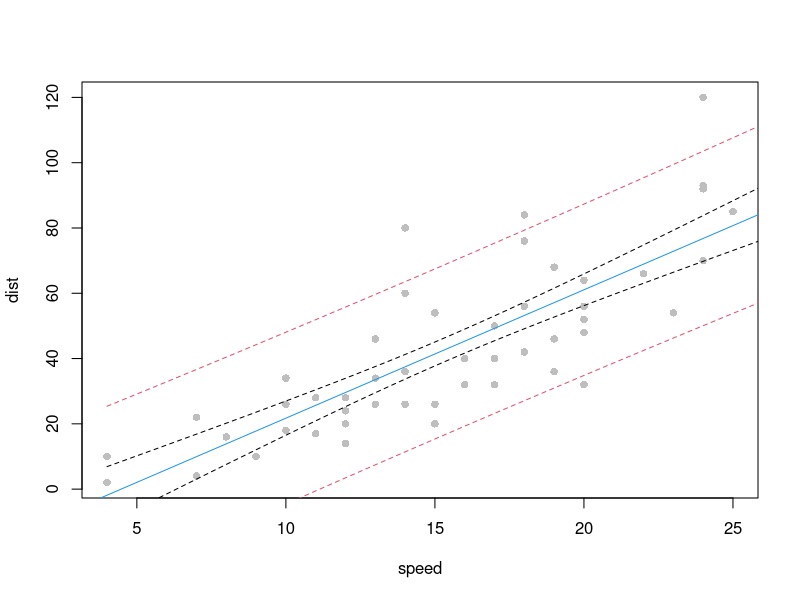
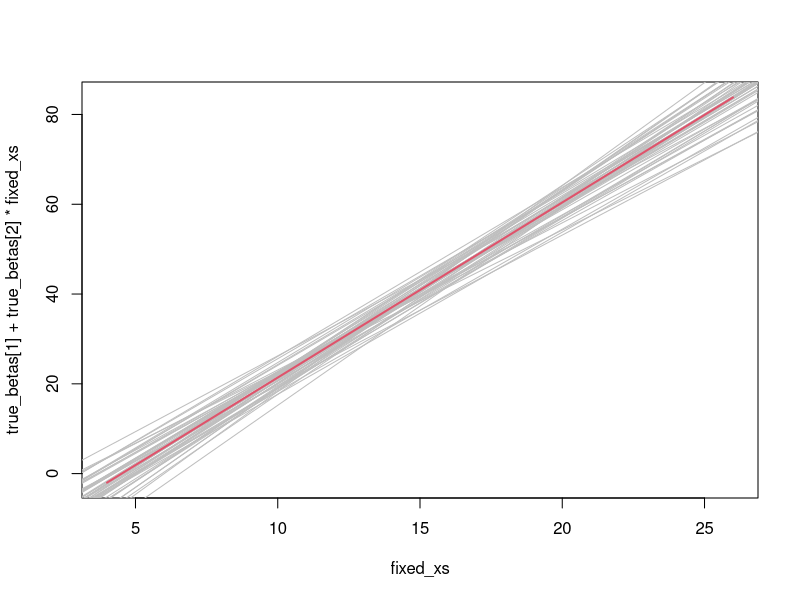
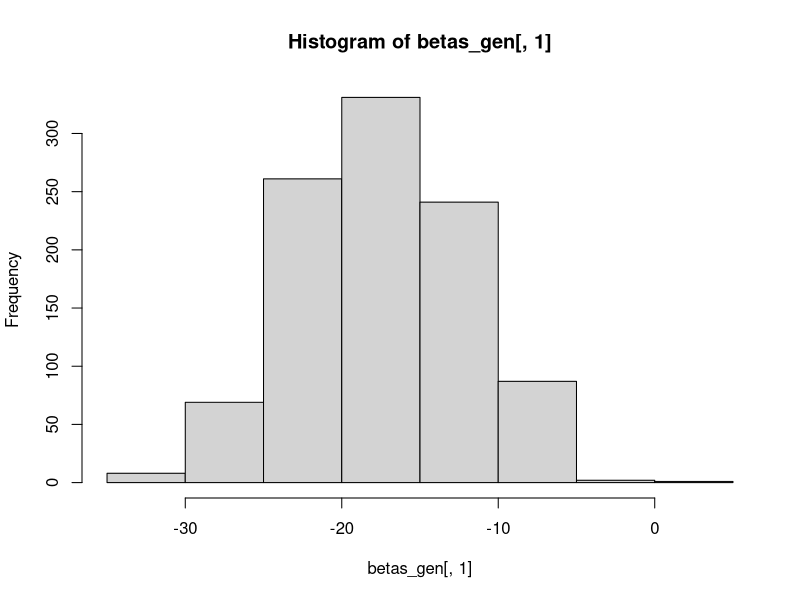

These charts were generated, in order, by the following R code:
## ---- chunk 1
knitr::opts_chunk$set(echo = TRUE)
## ---- chunk 2
data(cars)
fit <- lm(dist~speed, data = cars)
summary(fit)
## ---- chunk 3
ctab <- summary(fit)$coefficients
(ctab[,1] - 0)/ctab[,2]
ctab[,3] 
2*(1-pt(abs(ctab[,3]), df = fit$df.residual))
ctab[,4] 
## ---- chunk 4
TS <- (ctab[2,1] - 3.7)/ctab[2,2]; TS
2*(1-pt(abs(TS), df = fit$df.residual))
## ---- chunk 5
confint(fit, level = 0.9)
confint(fit, level = 0.9, parm = "speed")
## ---- chunk 6
# 90% confidence interval
ctab[2,1] + qt(c(0.05,0.95), df= fit$df.residual) * ctab[2,2] 
## ---- chunk 7
nd <- data.frame(speed = c(5, 15, 25))
predict(fit, newdata = nd, level = 0.9, 
        interval = "confidence")
predict(fit, newdata = nd, level = 0.9, 
        interval = "prediction")
s_e <- summary(fit)$sigma
sumsq_x <- sum((cars$speed - mean(cars$speed))^2)
cbind((coef(fit)[1] + coef(fit)[2] * nd$speed) + qt(0.05, df = 48) *
  s_e*sqrt(1/50 + ((nd$speed - mean(cars$speed))^2)/sumsq_x),
  (coef(fit)[1] + coef(fit)[2] * nd$speed) + qt(0.95, df = 48) *
  s_e*sqrt(1/50 + ((nd$speed - mean(cars$speed))^2)/sumsq_x))
cbind((coef(fit)[1] + coef(fit)[2] * nd$speed) + qt(0.05, df = 48) *
  s_e*sqrt(1+1/50 + ((nd$speed - mean(cars$speed))^2)/sumsq_x),
  (coef(fit)[1] + coef(fit)[2] * nd$speed) + qt(0.95, df = 48) *
  s_e*sqrt(1+1/50 + ((nd$speed - mean(cars$speed))^2)/sumsq_x))
## ---- chunk 8
nd <- data.frame(speed = seq(4,27, length.out = 150))
cint <- predict(fit, newdata = nd, level = 0.9, 
        interval = "confidence")
pint <- predict(fit, newdata = nd, level = 0.9, 
        interval = "prediction")
plot(cars, pch = 16, col = "grey"); abline(coef(fit), col = 4)
lines(nd$speed, cint[,"lwr"], lty = 2); lines(nd$speed, cint[,"upr"], lty = 2)
lines(nd$speed, pint[,"lwr"], lty = 2, col = 2); lines(nd$speed, pint[,"upr"], lty = 2, col = 2)
## ---- chunk 9
sigma_model = 15.4 # \sigma
true_betas <- c(-17.6, 3.9) # (\beta_0, \beta_1)
set.seed(4388)
fixed_xs <- sort(round(runif(50, 4, 26))) # (x_1, \ldots, x_n) - predeterminate 

generaEstima <- function(betas, xs, sigma){
  n <- length(xs)
  y <- rnorm(n, betas[1] + betas[2]*xs, sigma)
  coef(lm(y~xs))
}
generaEstima(betas = true_betas, xs = fixed_xs, sigma  = sigma_model)
betas_gen <- t(replicate(50, generaEstima(betas = true_betas, xs = fixed_xs, sigma  = sigma_model)))
plot(fixed_xs, true_betas[1]+ true_betas[2]*fixed_xs, type="l")
for(j in 1:50) abline(betas_gen[j,], col = "grey")
lines(fixed_xs, true_betas[1]+ true_betas[2]*fixed_xs, col = 2, lwd = 2)
## ---- chunk 10
set.seed(1686)
betas_gen <- t(replicate(1000, generaEstima(betas = true_betas, xs = fixed_xs, sigma  = sigma_model)))
colMeans(betas_gen)
true_betas
## ---- chunk 11
sumsq_x <- sum((fixed_xs-mean(fixed_xs))^2)
# per beta_0 (slide 134)
sigma_model*sqrt(1/50 + mean(fixed_xs^2)/sumsq_x)
sd(betas_gen[,1])
hist(betas_gen[,1])
